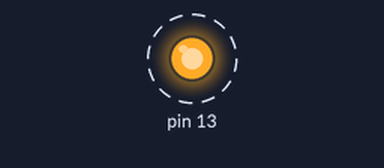
Simulated run of this sketch. Board: Arduino Uno, built with avr-gcc and run on an emulated ATmega328P. On the bench: output pins drawn as LEDs (lit = HIGH). Dashed ring = blinking. What the sketch prints to the serial monitor is not drawn.

Above: at 0.2 s.
Timing chart, 0 to 3.5 s (numbered marks = the images above):
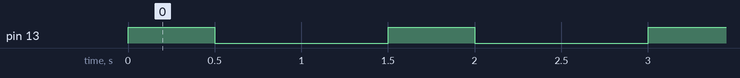

Measured:
- by itself, pin 13: alternates HIGH for 0.50 s and LOW for 1.0 s

The sketch:

boardTest.ino
```cpp
void setup() {
  pinMode(13, OUTPUT);
  Serial.begin(9600);
}

void loop() {

    digitalWrite(13, HIGH);
    Serial.println("The LED is on");
    delay(500);
    digitalWrite(13, LOW);
    Serial.println("The LED is off");
    delay(1000);

}
```
